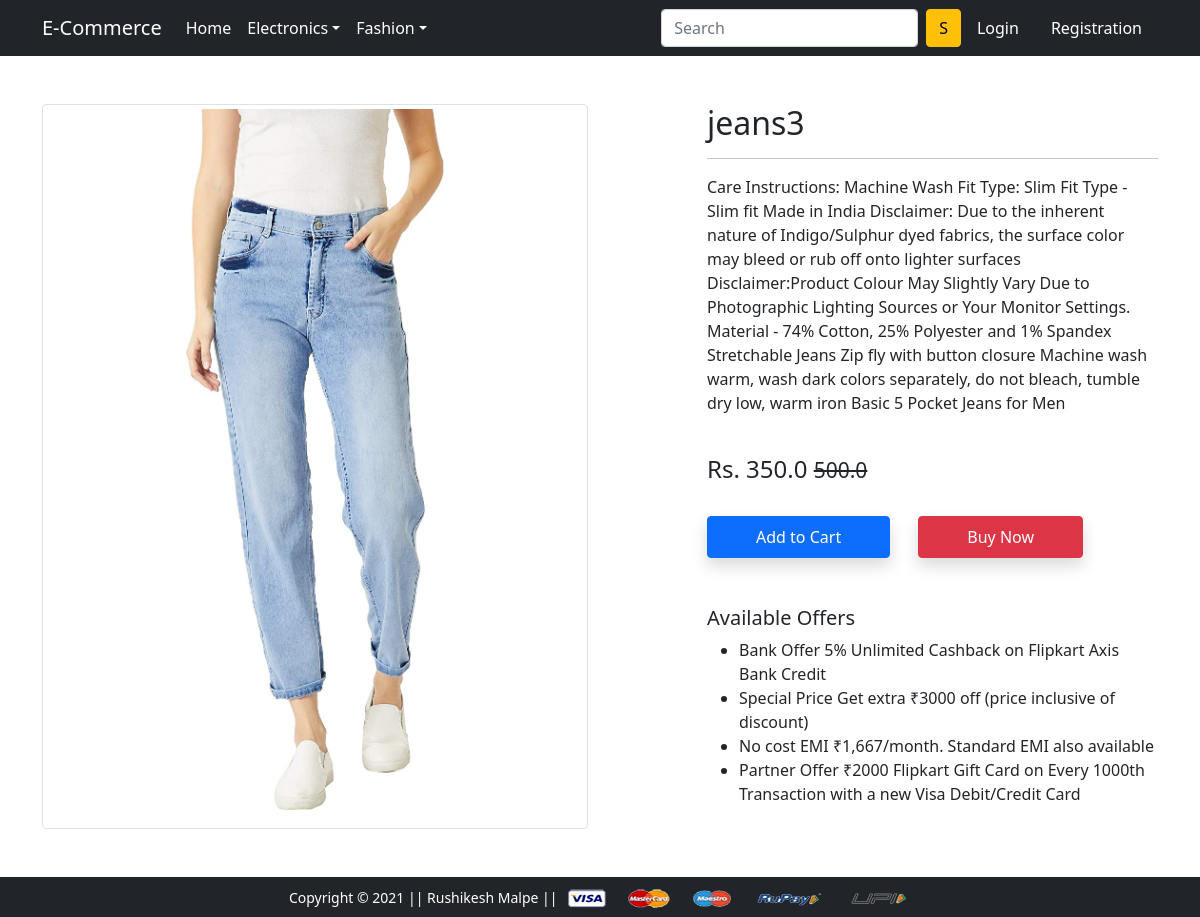
The page /product-detail/3/ on the database its author committed.
### app/models.py (models this page shows, shortened)
class Product(models.Model):
 title = models.CharField(max_length=100)
 selling_price = models.FloatField()
 discounted_price = models.FloatField()
 description = models.TextField()
 brand = models.CharField(max_length=100)
 category = models.CharField( choices=CATEGORY_CHOICES, max_length=2)
 product_image = models.ImageField(upload_to='productimg')

### app/views.py (the view)
# urls.py: path('product-detail/<int:pk>/', views.ProductDetailView.as_view(), name='product-detail'),
class ProductDetailView(View):
	def get(self, request, pk):
		totalitem = 0
		product = Product.objects.get(pk=pk)
		print(product.id)
		item_already_in_cart=False
		if request.user.is_authenticated:
			totalitem = len(Cart.objects.filter(user=request.user))
			item_already_in_cart = Cart.objects.filter(Q(product=product.id) & Q(user=request.user)).exists()
		return render(request, 'app/productdetail.html', {'product':product, 'item_already_in_cart':item_already_in_cart, 'totalitem':totalitem})

### app/templates/app/productdetail.html (shortened to what this page needs)
{% extends 'app/base.html' %}
{% load static %}
{% block main-content %}
<div class="container my-5">
 <div class="row">
  <div class="col-sm-6 text-center align-self-center">
   <img src="{{product.product_image.url}}" alt="" class="img-fluid img-thumbnail">
  </div>
  <div class="col-sm-5 offset-sm-1">
   <h2>{{product.title}}</h2>
   <hr>
   <p>{{product.description}}</p> <br>
   <h4>Rs. {{product.discounted_price}} <small class="fw-light text-decoration-line-through">{{product.selling_price}}</small></h4> <br>
   {% if not request.user.is_authenticated %}
     <form action="/add-to-cart" class="d-inline">
      <button type="submit" class="btn btn-primary shadow px-5 py-2">Add to Cart</button>
     </form>
   {% endif %}
   <a href="{% url 'checkout' %}" class="btn btn-danger shadow px-5 py-2 ms-4">Buy Now</a>
   <h5 class="mt-5">Available Offers</h5>
   <ul>
    <li>Bank Offer 5% Unlimited Cashback on Flipkart Axis Bank Credit</li>
    <li>Special Price Get extra ₹3000 off (price inclusive of discount)</li>
    <li>No cost EMI ₹1,667/month. Standard EMI also available</li>
    <li>Partner Offer ₹2000 Flipkart Gift Card on Every 1000th Transaction with a new Visa Debit/Credit Card</li>
   </ul>
  </div>
 </div>
</div>
{% endblock main-content %}

### rows shown on the page
Product: product_image (picture), title "jeans3", description "Care Instructions: Machine Wash Fit Type: Slim Fit Type - Slim fit Made in India Disclaimer: Due to the inherent nature of Indigo/Sulphur dyed fabrics, the surface color may bleed or rub off onto lighter surfaces Disclaimer:Product Colour May Slightly Vary Due to Photographic Lighting Sources or Your Monitor Settings. Material - 74% Cotton, 25% Polyester and 1% Spandex Stretchable Jeans Zip fly with button closure Machine wash warm, wash dark colors separately, do not bleach, tumble dry low, warm iron Basic 5 Pocket Jeans for Men", discounted_price "350.0", selling_price "500.0"
